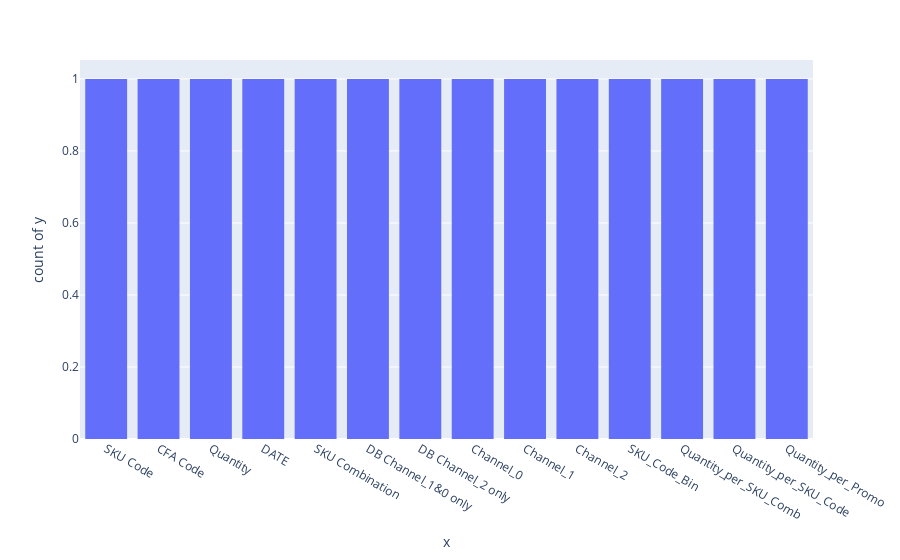

Source (notebook cell):
### Code cell
perm_imp_rfpimp = permutation_importances(rfr, X, Y, RMSE_pred)

fig = px.histogram(x=X.columns, y=perm_imp_rfpimp)
fig.show()

### Figure 1 — Plotly figure (JSON) as saved in the notebook; plotly's stock layout.template omitted (floating-point values rounded to 4 significant figures)
{"data": [{"hovertemplate": "x=%{x}<br>count of y=%{y}", "showlegend": false, "legendgroup": "", "name": "", "yaxis": "y", "y": [-1.953, -20.13, -100.9, -204.0, -452.6, -641.5, -873.1, -1366.0, -3984.0, -4356.0, -5856.0, -6992.0, -7659.0, -8788.0], "marker": {"color": "#636efa"}, "hoverlabel": {"namelength": 0}, "offsetgroup": "", "xaxis": "x", "bingroup": "x", "x": ["SKU Code", "CFA Code", "Quantity", "DATE", "SKU Combination", "DB Channel_1&0 only", "DB Channel_2 only", "Channel_0", "Channel_1", "Channel_2", "SKU_Code_Bin", "Quantity_per_SKU_Comb", "Quantity_per_SKU_Code", "Quantity_per_Promo"], "alignmentgroup": "True", "type": "histogram", "orientation": "v"}], "layout": {"xaxis": {"domain": [0, 1], "anchor": "y", "title": {"text": "x"}}, "yaxis": {"domain": [0, 1], "anchor": "x", "title": {"text": "count of y"}}, "barmode": "relative", "margin": {"t": 60}, "legend": {"tracegroupgap": 0}}}
